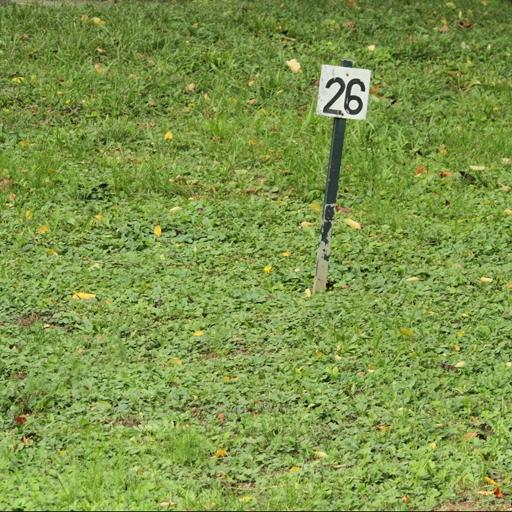
%> input picture images/040_O_JC9.jpg, 512 x 512 px
$ octave ImprovedSIFT.m   (GNU Octave 9; MATLAB toolbox functions it lacks are replaced by stand-ins)
%> lines starting %> are read from the running program, lines starting %| are printed output that depends on the picture
%% Important Variables
% a : Input image
% kpmag : keypoints magnitude
% kpori : keypoints orientation
% kpd   : key point descriptors
% kp    : keypoints
% kpl   : keypoint locations

clc;
close all;
clear all;
image=input('Choose and enter the image name        :      ','s');
%> the answer given: ../images/040_O_JC9.jpg
a=imread(image);
%> a is the input picture: size 512x512x3 uint8; mean R, G, B 124.9, 149.1, 73.5
original=a;
imshow(a);
title('Selected image');
[m,n,plane]=size(a);
%> m = 512; n = 512; plane = 3
origin_m=m;
%> origin_m = 512
origin_n=n;
%> origin_n = 512
size(a)
%> ans = [512 512 3]
if plane==3
a=rgb2gray(a);
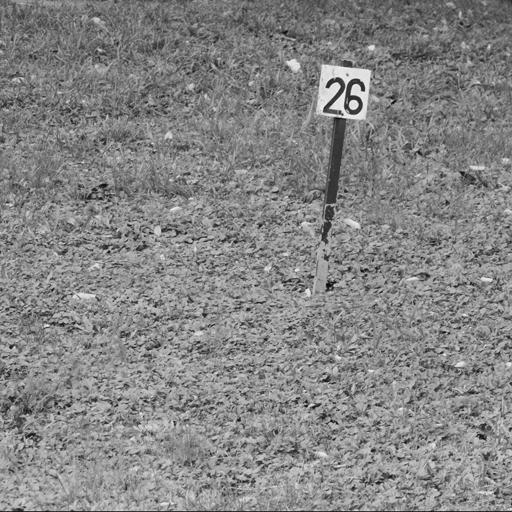
%> a: size 512x512 uint8; min 2, max 253, mean 133.2

end
a=im2double(a);
%> a: size 512x512 double
store1=[];
store2=[];
store3=[];
tic
%% 1st octave generation
k2=0;
[m,n]=size(a);
a(m:m+6,n:n+6)=0;
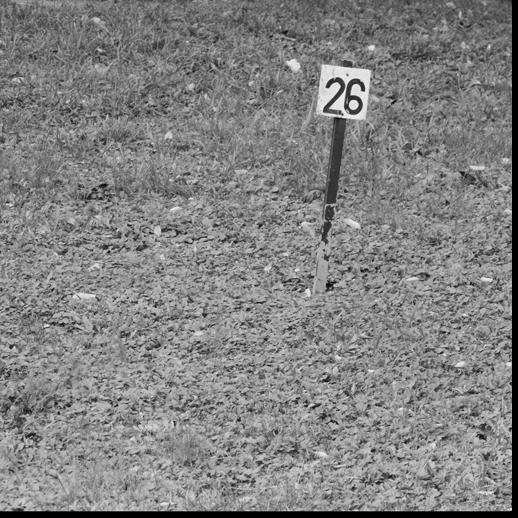
%> a: size 518x518 double; min 0, max 0.992, mean 0.51
clear c;
for k1=0:3
    k=sqrt(2);
sigma=(k^(k1+(2*k2)))*1.6;
for x=-3:3
    for y=-3:3
        h(x+4,y+4)=(1/((2*pi)*((k*sigma)*(k*sigma))))*exp(-((x*x)+(y*y))/(2*(k*k)*(sigma*sigma)));
    end
end
for i=1:m
    for j=1:n
        t=a(i:i+6,j:j+6)'.*h;
        c(i,j)=sum(sum(t));
    end
end
store1=[store1 c];
end
%> this loop made 4 passes
%> pass 1, `store1=[store1 c];`:
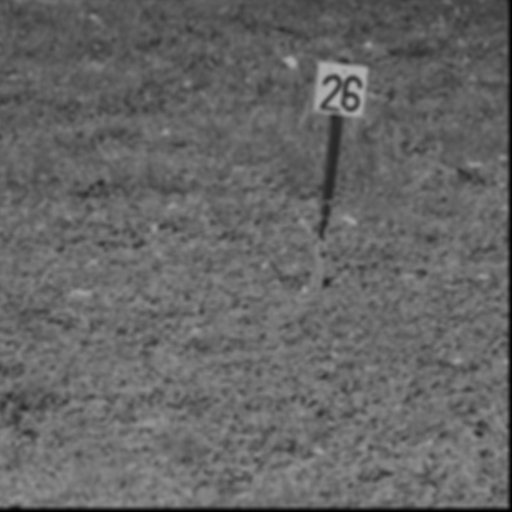
%> store1: size 512x512 double; min 0, max 0.696, mean 0.401
%> pass 2, `store1=[store1 c];`:
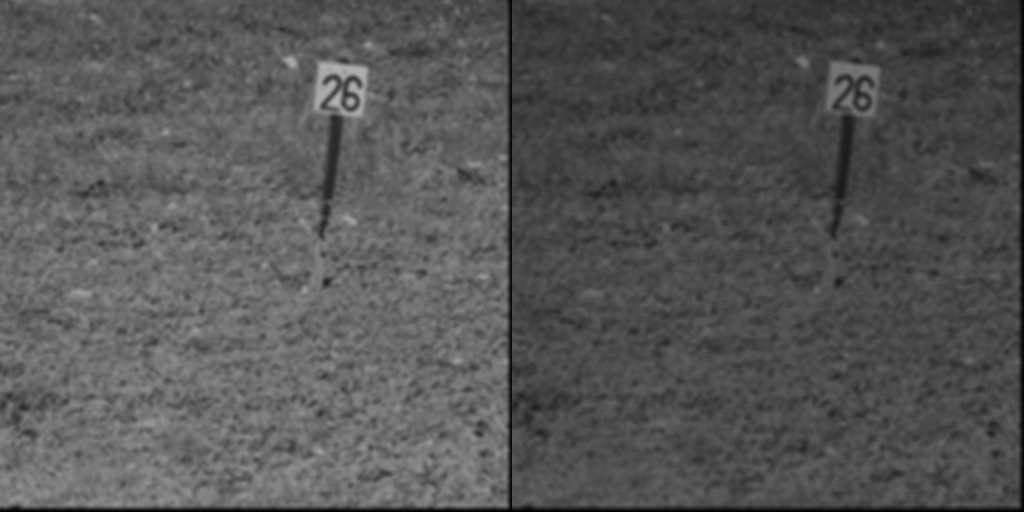
%> store1: size 512x1024 double; min 0, max 0.696, mean 0.338
%> pass 3, `store1=[store1 c];`:
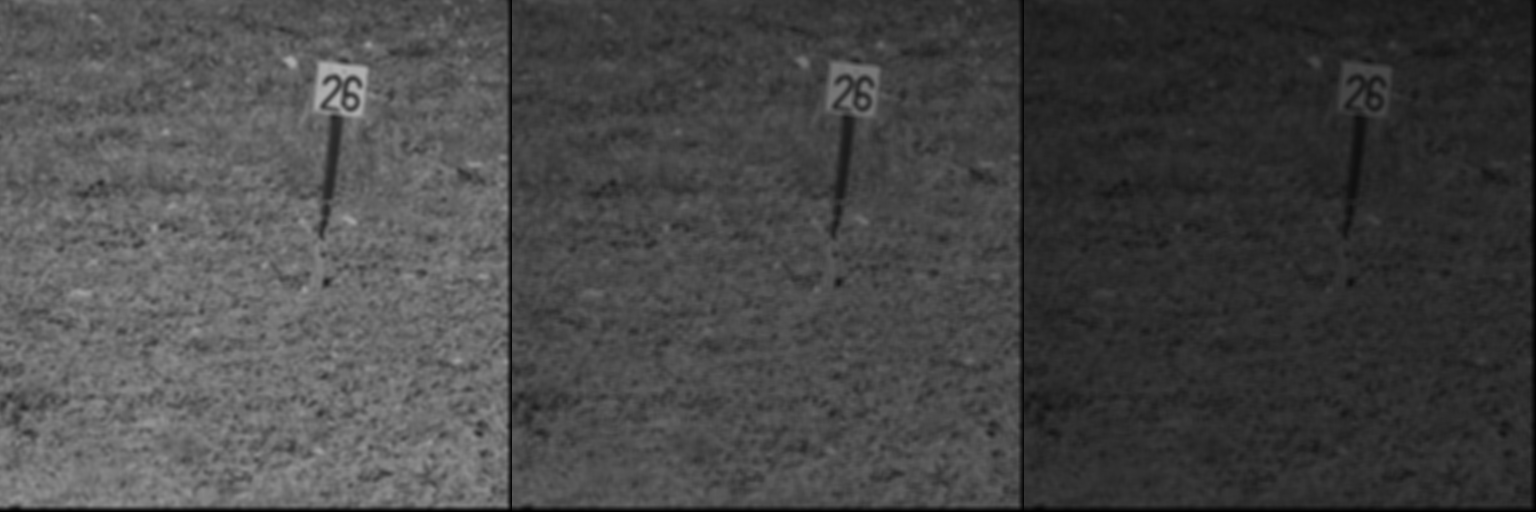
%> store1: size 512x1536 double; min 0, max 0.696, mean 0.279
%> after the loop:
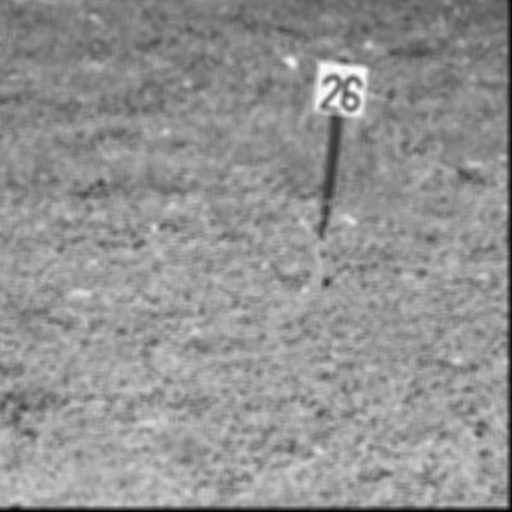
%> c: size 512x512 double; min 0, max 0.155, mean 0.0894; drawn with min black and max white
%> after the loop:
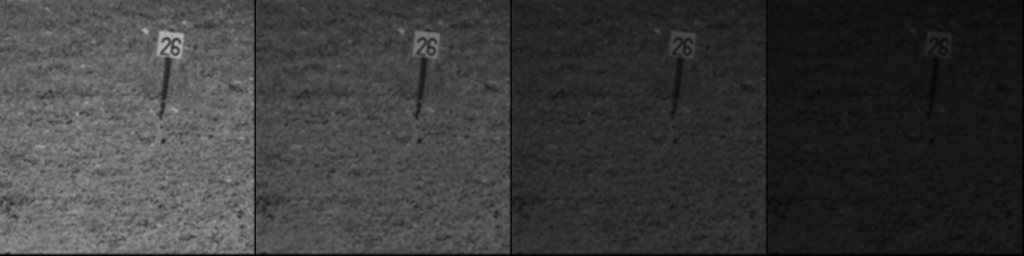
%> store1: size 512x2048 double (shown at 1/2 size); min 0, max 0.696, mean 0.232
%> after the loop, h = [0.00312 0.00332 0.00344 0.00348 0.00344 0.00332 0.00312; 0.00332 0.00352 0.00366 0.0037 0.00366 0.00352 0.00332; 0.00344 0.00366 0.00379 0.00384 0.00379 0.00366 0.00344; 0.00348 0.0037 0.00384 0.00389 0.00384 0.0037 0.00348; 0.00344 0.00366 0.00379 0.00384 0.00379 0.00366 0.00344; 0.00332 0.00352 0.00366 0.0037 0.00366 0.00352 0.00332; 0.00312 0.00332 0.00344 0.00348 0.00344 0.00332 0.00312]
clear a;
%> (the run ends here)

$ run again, on images/ghost.jpg
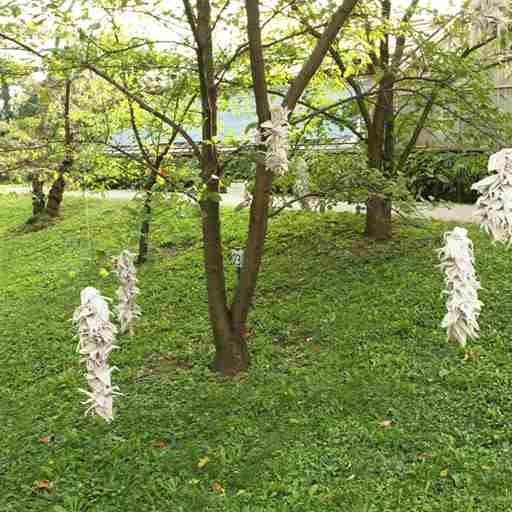
%> input picture images/ghost.jpg, 512 x 512 px
%> a is the input picture: size 512x512x3 uint8; mean R, G, B 126.5, 140.2, 78.4
%> after the loop `for k1=0:3`:
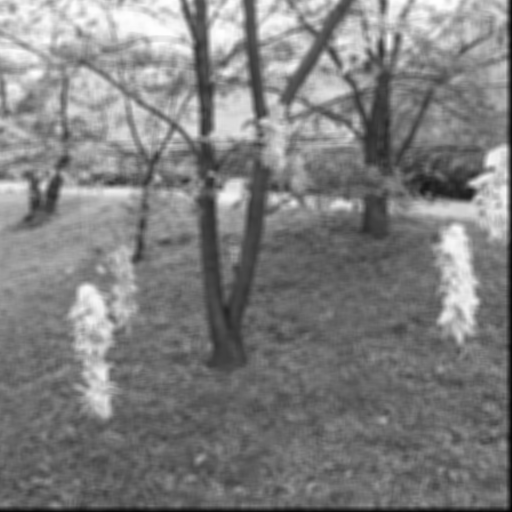
%> c: size 512x512 double; min 0, max 0.172, mean 0.0861; drawn with min black and max white
%> after the loop `for k1=0:3`:
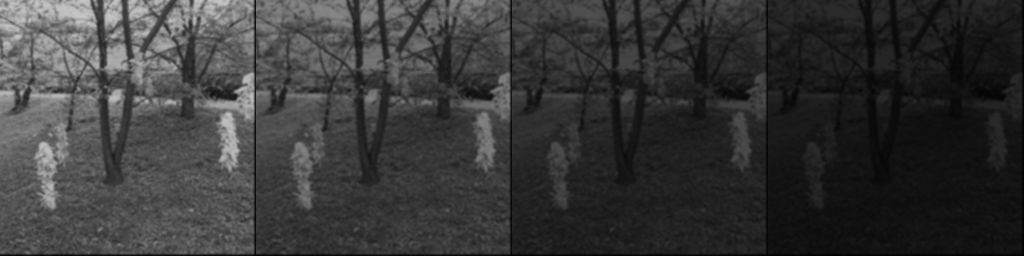
%> store1: size 512x2048 double (shown at 1/2 size); min 0, max 0.773, mean 0.223
%> after the loop `for k1=0:3`: h = [0.00312 0.00332 0.00344 0.00348 0.00344 0.00332 0.00312; 0.00332 0.00352 0.00366 0.0037 0.00366 0.00352 0.00332; 0.00344 0.00366 0.00379 0.00384 0.00379 0.00366 0.00344; 0.00348 0.0037 0.00384 0.00389 0.00384 0.0037 0.00348; 0.00344 0.00366 0.00379 0.00384 0.00379 0.00366 0.00344; 0.00332 0.00352 0.00366 0.0037 0.00366 0.00352 0.00332; 0.00312 0.00332 0.00344 0.00348 0.00344 0.00332 0.00312]

$ run again, on images/leaf.jpg
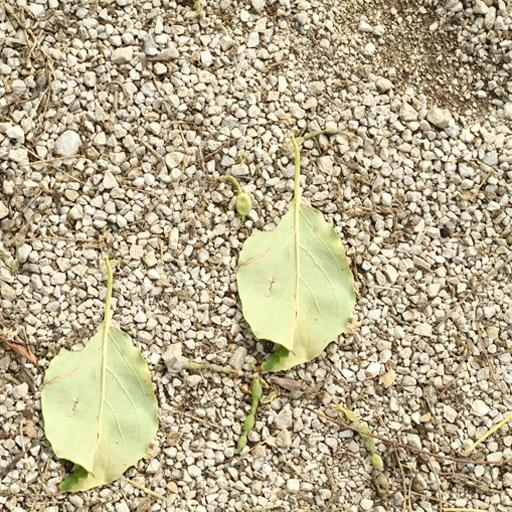
%> input picture images/leaf.jpg, 512 x 512 px
%> a is the input picture: size 512x512x3 uint8; mean R, G, B 182.5, 171.5, 140.6
%> after the loop `for k1=0:3`:
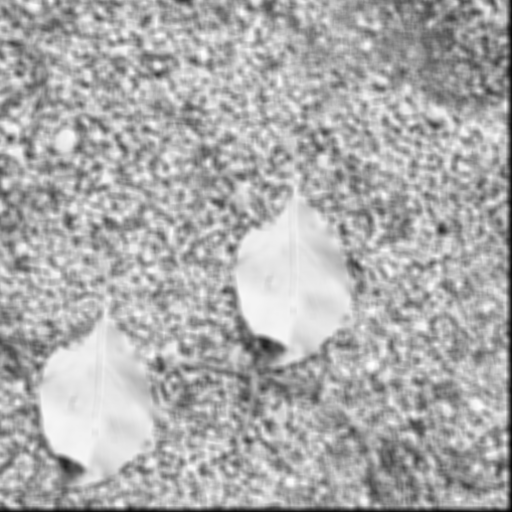
%> c: size 512x512 double; min 0, max 0.17, mean 0.115; drawn with min black and max white
%> after the loop `for k1=0:3`:
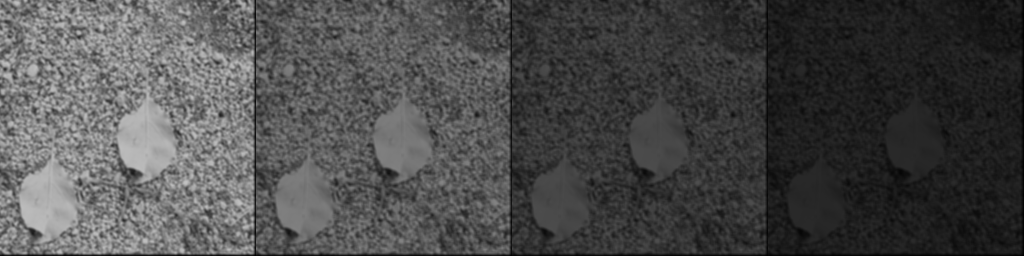
%> store1: size 512x2048 double (shown at 1/2 size); min 0, max 0.763, mean 0.298
%> after the loop `for k1=0:3`: h = [0.00312 0.00332 0.00344 0.00348 0.00344 0.00332 0.00312; 0.00332 0.00352 0.00366 0.0037 0.00366 0.00352 0.00332; 0.00344 0.00366 0.00379 0.00384 0.00379 0.00366 0.00344; 0.00348 0.0037 0.00384 0.00389 0.00384 0.0037 0.00348; 0.00344 0.00366 0.00379 0.00384 0.00379 0.00366 0.00344; 0.00332 0.00352 0.00366 0.0037 0.00366 0.00352 0.00332; 0.00312 0.00332 0.00344 0.00348 0.00344 0.00332 0.00312]
